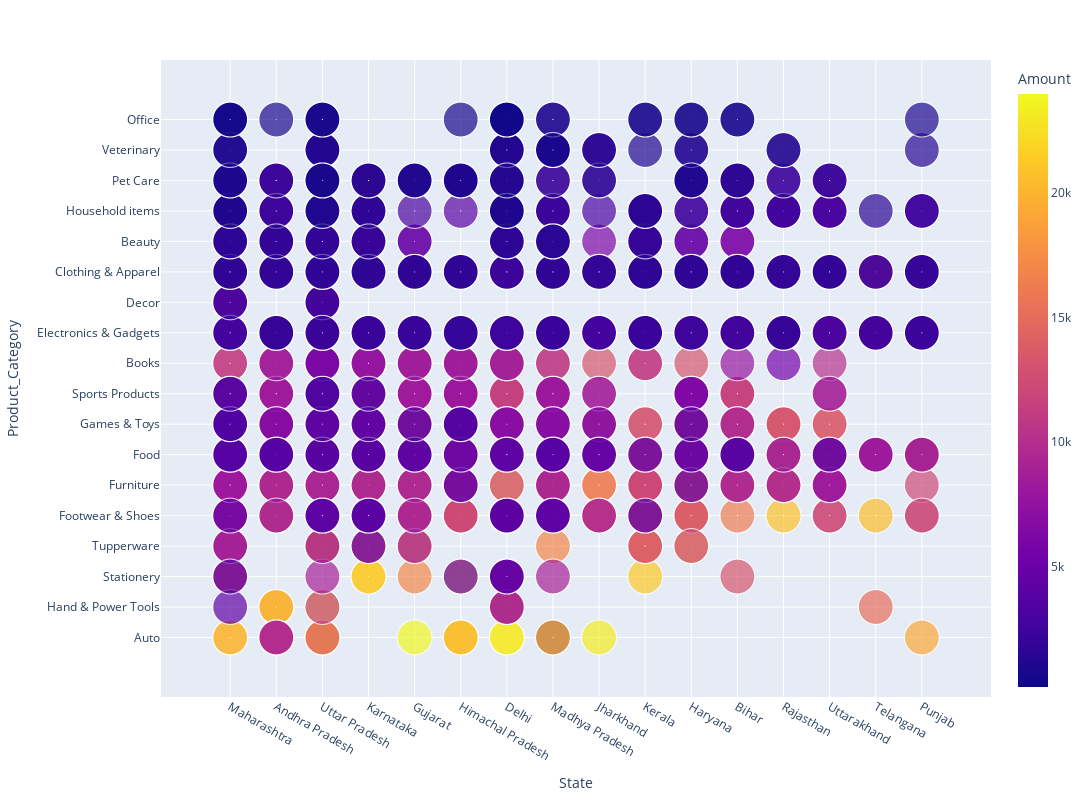

The notebook cell saved with this chart:
### Code cell
# Create a scatterplot chart with amount , aga-group and state

import pandas as pd

df = pd.read_csv('Diwali Sales Data.csv')

import plotly.express as px

fig = px.scatter(df, x='State', y='Product_Category', size='Marital_Status', color='Amount', size_max=35)

fig.update_layout(width=1300, height=800)
fig.show()

### Figure 1 — Plotly figure (JSON) as saved in the notebook; plotly's stock layout.template omitted (floating-point values rounded to 4 significant figures; data arrays with more than 128 entries replaced by an {"elided": "..."} marker saying what was removed)
{"data": [{"hovertemplate": "State=%{x}<br>Product_Category=%{y}<br>Marital_Status=%{marker.size}<br>Amount=%{marker.color}<extra></extra>", "legendgroup": "", "marker": {"color": {"elided": "11251 float values"}, "coloraxis": "coloraxis", "size": {"elided": "11251 int values"}, "sizemode": "area", "sizeref": 0.0008163, "symbol": "circle"}, "mode": "markers", "name": "", "showlegend": false, "type": "scattergl", "x": {"elided": "11251 str values"}, "xaxis": "x", "y": {"elided": "11251 str values"}, "yaxis": "y"}], "layout": {"coloraxis": {"colorbar": {"title": {"text": "Amount"}}, "colorscale": [[0, "#0d0887"], [0.1111, "#46039f"], [0.2222, "#7201a8"], [0.3333, "#9c179e"], [0.4444, "#bd3786"], [0.5556, "#d8576b"], [0.6667, "#ed7953"], [0.7778, "#fb9f3a"], [0.8889, "#fdca26"], [1, "#f0f921"]]}, "height": 800, "legend": {"itemsizing": "constant", "tracegroupgap": 0}, "margin": {"t": 60}, "width": 1300, "xaxis": {"anchor": "y", "domain": [0, 1], "title": {"text": "State"}}, "yaxis": {"anchor": "x", "domain": [0, 1], "title": {"text": "Product_Category"}}}}
